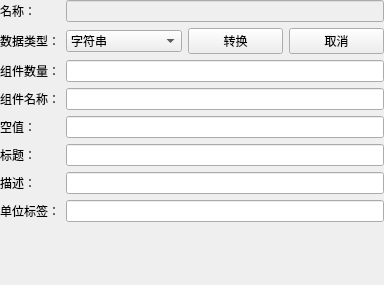
<ui version="4.0">
 <class>qSlicerTableColumnPropertiesWidget</class>
 <widget class="qSlicerWidget" name="qSlicerTableColumnPropertiesWidget">
  <property name="geometry">
   <rect>
    <x>0</x>
    <y>0</y>
    <width>384</width>
    <height>285</height>
   </rect>
  </property>
  <property name="sizePolicy">
   <sizepolicy hsizetype="Preferred" vsizetype="Preferred">
    <horstretch>0</horstretch>
    <verstretch>0</verstretch>
   </sizepolicy>
  </property>
  <property name="windowTitle">
   <string>放置标记</string>
  </property>
  <layout class="QFormLayout" name="formLayout_2">
   <property name="fieldGrowthPolicy">
    <enum>QFormLayout::AllNonFixedFieldsGrow</enum>
   </property>
   <property name="leftMargin">
    <number>0</number>
   </property>
   <property name="topMargin">
    <number>0</number>
   </property>
   <property name="rightMargin">
    <number>0</number>
   </property>
   <property name="bottomMargin">
    <number>0</number>
   </property>
   <item row="1" column="0">
    <widget class="QLabel" name="NameLabel">
     <property name="text">
      <string>名称：</string>
     </property>
    </widget>
   </item>
   <item row="1" column="1">
    <widget class="QLineEdit" name="NameLineEdit">
     <property name="enabled">
      <bool>false</bool>
     </property>
     <property name="readOnly">
      <bool>true</bool>
     </property>
    </widget>
   </item>
   <item row="2" column="0">
    <widget class="QLabel" name="DataTypeLabel">
     <property name="text">
      <string>数据类型：</string>
     </property>
    </widget>
   </item>
   <item row="2" column="1">
    <layout class="QHBoxLayout" name="horizontalLayout">
     <item>
      <widget class="QComboBox" name="DataTypeComboBox">
       <item>
        <property name="text">
         <string>字符串</string>
        </property>
       </item>
       <item>
        <property name="text">
         <string>双精度浮点数</string>
        </property>
       </item>
       <item>
        <property name="text">
         <string>整数</string>
        </property>
       </item>
       <item>
        <property name="text">
         <string>位</string>
        </property>
       </item>
       <item>
        <property name="text">
         <string>单精度浮点数</string>
        </property>
       </item>
       <item>
        <property name="text">
         <string>字符</string>
        </property>
       </item>
       <item>
        <property name="text">
         <string>有符号字符</string>
        </property>
       </item>
       <item>
        <property name="text">
         <string>短整型</string>
        </property>
       </item>
       <item>
        <property name="text">
         <string>长整型</string>
        </property>
       </item>
       <item>
        <property name="text">
         <string>长长整型</string>
        </property>
       </item>
       <item>
        <property name="text">
         <string>64位整数</string>
        </property>
       </item>
       <item>
        <property name="text">
         <string>标识类型</string>
        </property>
       </item>
       <item>
        <property name="text">
         <string>无符号字符</string>
        </property>
       </item>
       <item>
        <property name="text">
         <string>无符号短整型</string>
        </property>
       </item>
       <item>
        <property name="text">
         <string>无符号整型</string>
        </property>
       </item>
       <item>
        <property name="text">
         <string>无符号长整型</string>
        </property>
       </item>
       <item>
        <property name="text">
         <string>无符号长长整型</string>
        </property>
       </item>
       <item>
        <property name="text">
         <string>无符号64位整数</string>
        </property>
       </item>
      </widget>
     </item>
     <item>
      <widget class="QPushButton" name="ApplyTypeChangeButton">
       <property name="text">
        <string>转换</string>
       </property>
      </widget>
     </item>
     <item>
      <widget class="QPushButton" name="CancelTypeChangeButton">
       <property name="text">
        <string>取消</string>
       </property>
      </widget>
     </item>
    </layout>
   </item>
   <item row="5" column="0">
    <widget class="QLabel" name="NullValueLabel">
     <property name="text">
      <string>空值：</string>
     </property>
    </widget>
   </item>
   <item row="5" column="1">
    <widget class="QLineEdit" name="NullValueLineEdit" />
   </item>
   <item row="6" column="0">
    <widget class="QLabel" name="TitleLabel">
     <property name="text">
      <string>标题：</string>
     </property>
    </widget>
   </item>
   <item row="6" column="1">
    <widget class="QLineEdit" name="TitleLineEdit" />
   </item>
   <item row="7" column="0">
    <widget class="QLabel" name="DescriptionLabel">
     <property name="text">
      <string>描述：</string>
     </property>
    </widget>
   </item>
   <item row="7" column="1">
    <widget class="QLineEdit" name="DescriptionLineEdit" />
   </item>
   <item row="8" column="0">
    <widget class="QLabel" name="UnitLabelLabel">
     <property name="text">
      <string>单位标签：</string>
     </property>
    </widget>
   </item>
   <item row="8" column="1">
    <widget class="QLineEdit" name="UnitLabelLineEdit" />
   </item>
   <item row="3" column="0">
    <widget class="QLabel" name="ComponentCountLabel">
     <property name="text">
      <string>组件数量：</string>
     </property>
    </widget>
   </item>
   <item row="3" column="1">
    <widget class="QLineEdit" name="ComponentCountLineEdit">
     <property name="readOnly">
      <bool>true</bool>
     </property>
    </widget>
   </item>
   <item row="4" column="1">
    <widget class="QLineEdit" name="ComponentNamesLineEdit">
     <property name="readOnly">
      <bool>true</bool>
     </property>
    </widget>
   </item>
   <item row="4" column="0">
    <widget class="QLabel" name="ComponentNamesLabel">
     <property name="text">
      <string>组件名称：</string>
     </property>
    </widget>
   </item>
  </layout>
  <action name="ActionPersistent">
   <property name="checkable">
    <bool>true</bool>
   </property>
   <property name="text">
    <string>放置多个控制点</string>
   </property>
   <property name="toolTip">
    <string>放置多个控制点</string>
   </property>
  </action>
  <action name="ActionDeleteAll">
   <property name="icon">
    <iconset>
     <normaloff>:/Icons/MarkupsDeleteAllRows.png</normaloff>:/Icons/MarkupsDeleteAllRows.png</iconset>
   </property>
   <property name="text">
    <string>删除所有控制点</string>
   </property>
   <property name="toolTip">
    <string>删除列表中的所有控制点</string>
   </property>
  </action>
  <action name="ActionVisibility">
   <property name="icon">
    <iconset resource="../../../../../../Base/QTGUI/Resources/qSlicerBaseQTGUI.qrc">
     <normaloff>:/Icons/Small/SlicerInvisible.png</normaloff>
     <normalon>:/Icons/Small/SlicerVisible.png</normalon>:/Icons/Small/SlicerInvisible.png</iconset>
   </property>
   <property name="text">
    <string>可见性</string>
   </property>
   <property name="toolTip">
    <string>切换控制点可见性</string>
   </property>
  </action>
  <action name="ActionLocked">
   <property name="icon">
    <iconset resource="../../../../../../Base/QTGUI/Resources/qSlicerBaseQTGUI.qrc">
     <normaloff>:/Icons/Small/SlicerUnlock.png</normaloff>
     <normalon>:/Icons/Small/SlicerLock.png</normalon>:/Icons/Small/SlicerUnlock.png</iconset>
   </property>
   <property name="text">
    <string>锁定</string>
   </property>
   <property name="toolTip">
    <string>切换控制点位置锁定</string>
   </property>
  </action>
 </widget>
 <customwidgets>
  <customwidget>
   <class>qSlicerWidget</class>
   <extends>QWidget</extends>
   <header>qSlicerWidget.h</header>
   <container>1</container>
  </customwidget>
 </customwidgets>
 <resources>
  <include location="../../../../../../Libs/MRML/Widgets/Resources/qMRMLWidgets.qrc" />
  <include location="../../../Resources/qSlicerTablesModule.qrc" />
  <include location="../../../../../../Base/QTGUI/Resources/qSlicerBaseQTGUI.qrc" />
 </resources>
 <connections />
</ui>
